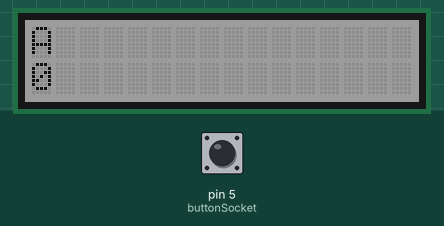
The sketch below on a simulated Arduino Uno, built with avr-gcc and run on an emulated ATmega328P. Parts: 16×2 character LCD. The test bench sets the inputs (shaded band); at power-on: pin 5 (buttonSocket) LOW.

Above: at 1.2 s.
1.3 s: pin 5 (buttonSocket) pulled HIGH for 0.15 s
At 2.2 s:
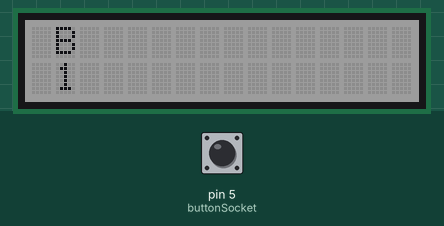
2.9 s: pin 5 (buttonSocket) pulled HIGH for 1 s
At 4.6 s:
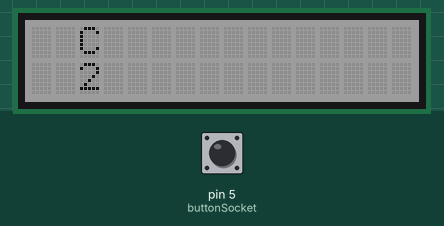
5.4 s: pin 5 (buttonSocket) pulled HIGH for 0.15 s
At 6.7 s:
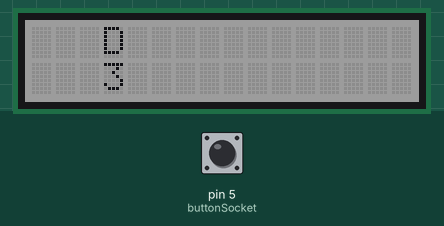
7.0 s: pin 5 (buttonSocket) pulled HIGH for 3.2 s
At 10.9 s:
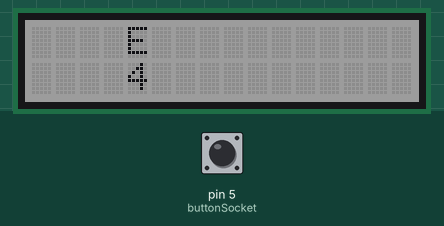
Timing chart, 0 to 12.4 s (numbered marks = the images above; inputs shaded):
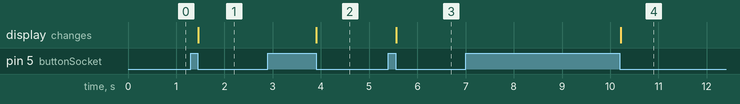

Measured:
- after the input at 1.3 s, the display: changes after 0.16 s (image 1)
- after the input at 2.9 s, the display: changes after 1.0 s (image 2)
- after the input at 5.4 s, the display: changes after 0.17 s (image 3)
- after the input at 7.0 s, the display: changes after 3.2 s (image 4)

The sketch:

L_08_C_01.ino
```cpp
#include <Wire.h>
#include "rgb_lcd.h"

const int buttonSocket = 5;

rgb_lcd lcd;
const int colorR = 128;
const int colorG = 128;
const int colorB = 128;

int pick = 0;
String messages[] = {"A", "B", "C", "D", "E"};

void setup() {
  // put your setup code here, to run once:
  pinMode(buttonSocket, INPUT);
  lcd.begin(16, 2);
  lcd.setRGB(colorR, colorG, colorB);
}

void loop() {
  // put your main code here, to run repeatedly:
  lcd.clear();
  lcd.setCursor(pick, 0);
  lcd.print(messages[pick]);
  lcd.setCursor(pick, 1);
  lcd.print(pick);
  while(not digitalRead(buttonSocket)){
    delay(10);
  }
  pick++;
  if(pick==5){
    pick = 0;
  }
  while(digitalRead(buttonSocket)){
    delay(10);
  }
}
```
